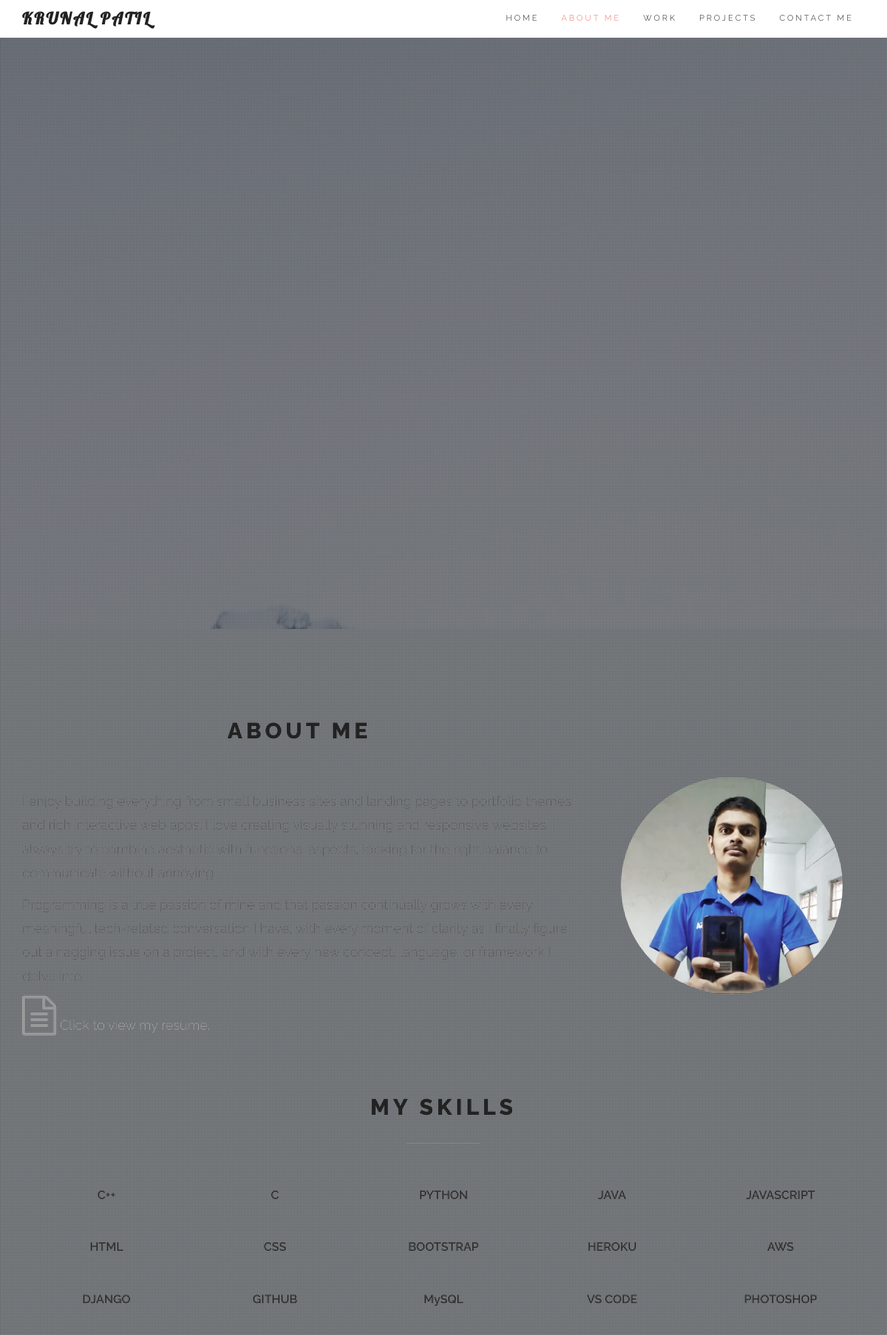
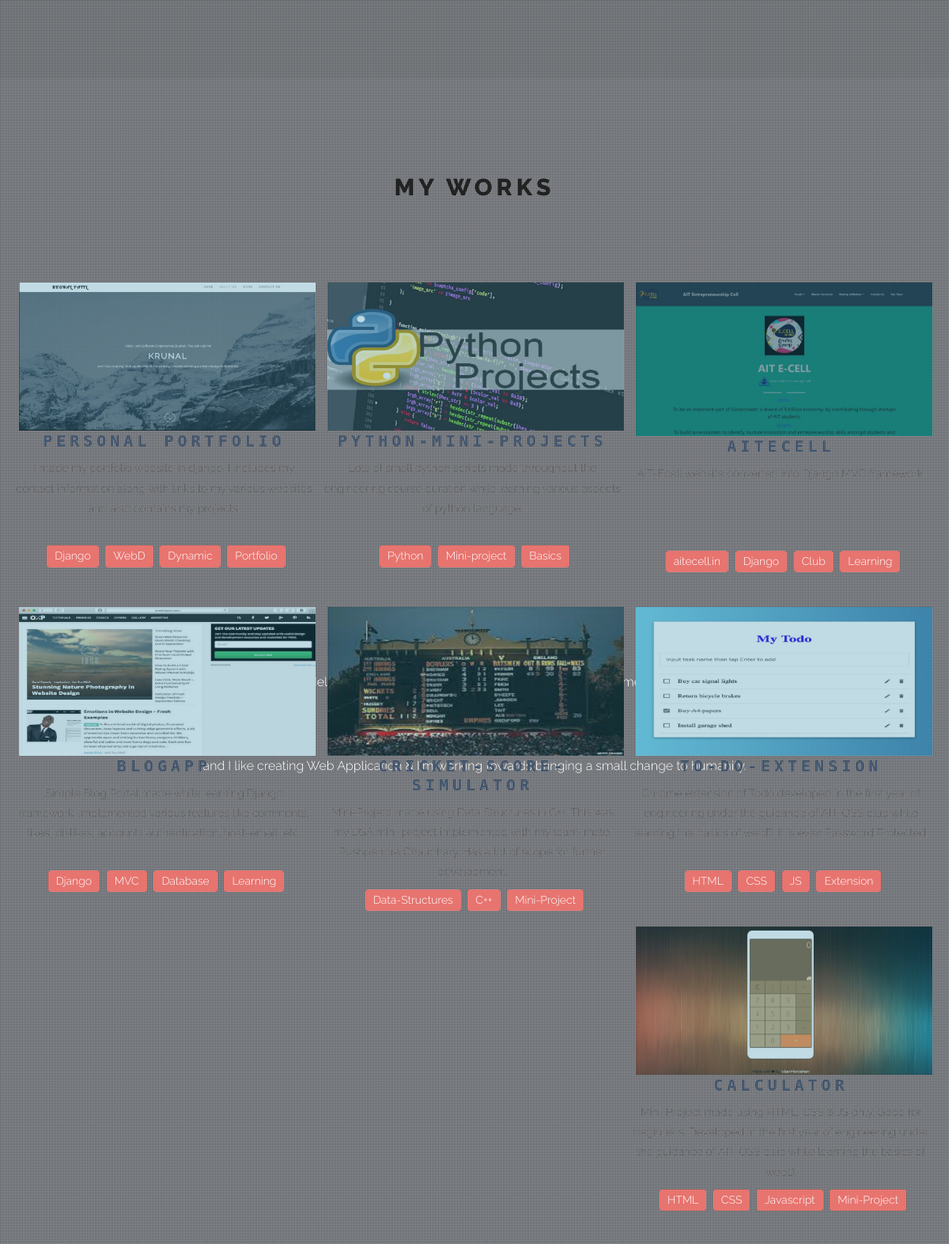
The page / (upper part) on the database its author committed (2 pictures, top to bottom).
### mainpage/models.py (models this page shows, shortened)
class Project(models.Model):
    title = models.CharField(max_length=100)
    description = models.TextField(max_length=190)
    url = models.URLField(max_length=200)
    tools = models.CharField(max_length=100) # space-separated values
    pub_date = models.DateTimeField()
    img_name = models.CharField(max_length=100)

### mainpage/views.py (the view, shortened to what this page needs)
# urls.py: path('', ProjectListAndFormView.as_view(), name='main'),
class ProjectListAndFormView(SuccessMessageMixin, ListView, FormView):
    model = Project # data from database
    template_name = 'base.html'
    context_object_name = 'list_projects'   # name of the var in html template
    queryset = Project.objects.all().order_by("-pub_date")  # list of all projects
    object_list = None
    form_class = ContactForm
    success_url = '/' # After submiting the form keep staying on the same url
    success_message = 'Your Form has been successfully submitted!'

### templates/base.html (shortened to what this page needs)
{% load static %}
<!DOCTYPE html>
<html lang="en">
<head>
	<link rel="stylesheet" href="https://cdn.rawgit.com/konpa/devicon/master/devicon.min.css">
	<link href="{% static 'mainpage/bootstrap/css/bootstrap.min.css' %}" rel="stylesheet" media="screen">
	<link href="{% static 'mainpage/css/font-awesome.min.css' %}" rel="stylesheet" media="screen">
	<link href="{% static 'mainpage/css/animate.css" rel="stylesheet' %}">
	<link href="{% static 'mainpage/css/style.css' %}" rel="stylesheet" media="screen">
</head>
<body>
    {% include 'header.html' %}
	{% block content %}
		{% include 'mainpage/home.html' %}
		{% include 'mainpage/services.html' %}
		{% include 'mainpage/portfolio.html' %}
    {% endblock content %}
</body>
</html>

### templates/mainpage/portfolio.html (shortened to what this page needs)
{% load static %}
<section id="portfolio" class="pfblock">
	<div class="container">
		<div class="row">
			<div class="col-sm-6 col-sm-offset-3">
				<div class="pfblock-header wow fadeInUp">
					<h2 class="pfblock-title">My works</h2>
					<div class="pfblock-line"></div>
				</div>
			</div>
		</div>
		<div class="row">
			{% for project in list_projects|slice:":" %}
				<div class="card col-xs-12 col-sm-5 col-md-4 mx-0 px-1">
						<div class="grid wow zoomIn">
							<figure class="effect-bubba"><a href="{{ project.url }}" target="_blank">
								{% with 'mainpage/images/'|add:project.img_name as image_static %}
										<img class="card-img-top" src="{% static image_static %}"></a>
								{% endwith %}
							</figure>
							<div class="card-block">
								<h2 class="card-title">{{ project.title }}</h2>
								<p class="card-text">{{ project.description }}</p>
								<div class="tools">
									{% for tool in project.tools.split %}
										<span>{{ tool }}</span>
									{% endfor %}
								</div>
							</div>
						</div>
					</div>
				{% endfor %}
			</div>
	</div>
</section>

### static/mainpage/css/style.css (style rules this page uses)
body { font: 300 14px/1.8 'Raleway', sans-serif; color: #666; overflow-x: hidden; }
img { max-width: 100%; height: auto; }
a { color: #999; }
a, .btn { -webkit-transition: all 0.125s ease-in-out 0s; -moz-transition: all 0.125s ease-in-out 0s; -ms-transition: all 0.125s ease-in-out 0s; -o-transition: all 0.125s ease-in-out 0s; transition: all 0.125s ease-in-out 0s; }
h1, h2, h3, h4, h5, h6 { font: 700 40px/1.2 Raleway, sans-serif; text-transform: uppercase; letter-spacing: 5px; margin: 5px 0 5px; color: #222; }
h2 { font-size: 30px; margin: 0 0 30px; }
.pfblock { padding: 120px 0 100px; }
.pfblock-header { text-align: center; margin: 0 0 60px; }
.pfblock-title { text-align: center; font-weight: 800; }
.pfblock-line { background: rgba(135, 135, 135, 0.5); width: 100px; height: 1px; margin: 30px auto; }
.card { padding: 0px 10px 0px 5px; border: transparent; }
.card-text { height: 100px; overflow: auto; }
.grid { position: relative; clear: both; margin: 0 auto; max-width: 100%; list-style: none; text-align: center; }
.grid h2 { font-stretch: condensed; font-family: 'monospace', sans-serif; font-size: 20px; padding-top: 0; margin: 10px 0px; color: #43576f; }
.grid figure { position: relative; float: left; overflow: hidden; margin: 1px 1%; min-width: 100%; max-width: 100%; height: auto; background: #3085a3; text-align: center; cursor: pointer; }
.grid img { margin-right: 10px; }
.tools { height: 60px; display: inline-block; width: max-content; }
.tools > span { display: inline-block; background-color: #E7746F; color: white; margin-left: 5px; padding: 1px 10px; margin-bottom: 20px; border-radius: 4px; font: 5px, 'Raleway', sans-serif; }
figure.effect-bubba img { opacity: 0.7; -webkit-transition: opacity 0.35s; transition: opacity 0.35s; }

### rows shown on the page
Project: title "PERSONAL PORTFOLIO", description "I made my portfolio website in django. I includes my contact information along with links to my various websites and also contains my projects.", split "Django" "WebD" "Dynamic" "Portfolio"
Project: title "PYTHON-MINI-PROJECTS", description "Lots of small python scripts made throughout the engineering course duration while learning various aspects of python language.", split "Python" "Mini-project" "Basics"
Project: title "AITECELL", description "AIT-Ecell website converted into Django MVC framework.", split "aitecell.in" "Django" "Club" "Learning"
Project: title "BLOGAPP", description "Simple Blog Portal made while learning Django framework. Implemented various features like comments, likes, dislikes, accounts authentication, host-email, etc.", split "Django" "MVC" "Database" "Learning"
Project: title "CRICKET-SCORE-SIMULATOR", description "Mini-Project made using Data Structures in C++. This was my DSA mini-project implemented with my team-mate, Pushpendra Chaudhary. Has a lot of scope for further development.", split "Data-Structures" "C++" "Mini-Project"
Project: title "TO-DO-EXTENSION", description "Chrome extension of Todo developed in the first year of engineering under the guidance of AIT-OSS club while learning the basics of webD. It is even Password Protected.", split "HTML" "CSS" "JS" "Extension"
Project: title "CALCULATOR", description "Mini-Project made using HTML, CSS & JS only. Good for beginners. Developed in the first year of engineering under the guidance of AIT-OSS club while learning the basics of webD.", split "HTML" "CSS" "Javascript" "Mini-Project"
